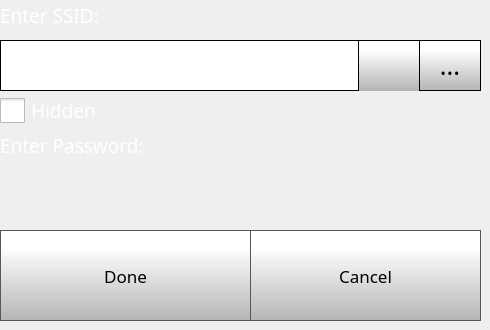
    <widget class="QWidget" name="wifiSettingsPage">
     <widget class="QComboBox" name="wifiSettingsComboBox">
      <property name="geometry">
       <rect>
        <x>0</x>
        <y>40</y>
        <width>421</width>
        <height>51</height>
       </rect>
      </property>
      <property name="font">
       <font>
        <family>Gotham</family>
        <pointsize>20</pointsize>
       </font>
      </property>
      <property name="styleSheet">
       <string notr="true"> QScrollBar:vertical {
     border: 1px solid black;
border-radius: 5px;
    background-color: rgb(40,40,40);
     width: 60px;
     margin: 67px 0 67px 0;
 }

/* Sets up the color and height of handle */
QScrollBar::handle:vertical {
border-radius: 5px;
background: qlineargradient(spread:pad, x1:0, y1:1, x2:0, y2:0.188, stop:0 rgba(180, 180, 180, 255), stop:1 rgba(255, 255, 255, 255));
min-height: 7px;
}


QScrollBar::add-line:vertical {
     border: 1px solid black;
background: qlineargradient(spread:pad, x1:0, y1:1, x2:0, y2:0.188, stop:0 rgba(180, 180, 180, 255), stop:1 rgba(255, 255, 255, 255));
     height:65px;
border-radius: 5px;
     subcontrol-position: bottom;
     subcontrol-origin: margin;
 }

 QScrollBar::sub-line:vertical {
     border: 1px solid black;
background: qlineargradient(spread:pad, x1:0, y1:1, x2:0, y2:0.188, stop:0 rgba(180, 180, 180, 255), stop:1 rgba(255, 255, 255, 255));
     height: 65px;
border-radius: 5px;
     subcontrol-position: top;
     subcontrol-origin: margin;
 }

QScrollBar::up-arrow:vertical {
 image: url(./templates/img/arrows.png);
    width: 40px;
    height: 40px;
 padding: 5px;
 }
QScrollBar::down-arrow:vertical {
 image: url(./templates/img/arrows-5.png);
    width: 40px;
    height: 40px;
 padding: 5px;
 }

/* need this to get rid of crosshatching on scrollbar background */
QScrollBar::add-page:vertical, QScrollBar::sub-page:vertical {
background: none;
}

QComboBox {
border: 1px solid black;
    padding: 0px 18px 0px 3px;
    min-width: 6em;

}

QComboBox::item {
	color: rgb(255, 255, 255);
}

QComboBox:editable {
    background: white;
}

QComboBox:!editable, QComboBox::drop-down:editable {
background: white;
}

/* QComboBox gets the &quot;on&quot; state when the popup is open */
QComboBox:!editable:on, QComboBox::drop-down:editable:on {
background: white;
}


QComboBox::drop-down {
border-left: 1px solid black;
border-right: 1px solid black;
	background-color: qlineargradient(spread:pad, x1:0, y1:1, x2:0, y2:0.188, stop:0 rgba(180, 180, 180, 255), stop:1 rgba(255, 255, 255, 255));
    width: 60px;
     height: 50px;

}

QComboBox::down-arrow {

image: url(./templates/img/arrows-5.png);
width: 30px;
height: 30px;

}


QComboBox QAbstractItemView {
    selection-background-color: rgb(40, 40, 40);
    background: white;
}</string>
      </property>
      <property name="editable">
       <bool>false</bool>
      </property>
      <property name="maxVisibleItems">
       <number>8</number>
      </property>
      <property name="iconSize">
       <size>
        <width>30</width>
        <height>30</height>
       </size>
      </property>
     </widget>
     <widget class="QLabel" name="ssidlabel">
      <property name="geometry">
       <rect>
        <x>0</x>
        <y>0</y>
        <width>461</width>
        <height>31</height>
       </rect>
      </property>
      <property name="font">
       <font>
        <family>Gotham Light</family>
        <pointsize>14</pointsize>
        <weight>50</weight>
        <bold>false</bold>
       </font>
      </property>
      <property name="styleSheet">
       <string notr="true">color: rgb(255, 255, 255);</string>
      </property>
      <property name="text">
       <string>Enter SSID:</string>
      </property>
     </widget>
     <widget class="QLabel" name="passwordlabel">
      <property name="geometry">
       <rect>
        <x>0</x>
        <y>130</y>
        <width>461</width>
        <height>31</height>
       </rect>
      </property>
      <property name="font">
       <font>
        <family>Gotham Light</family>
        <pointsize>14</pointsize>
        <weight>50</weight>
        <bold>false</bold>
       </font>
      </property>
      <property name="styleSheet">
       <string notr="true">color: rgb(255, 255, 255);</string>
      </property>
      <property name="text">
       <string>Enter Password:</string>
      </property>
     </widget>
     <widget class="QPushButton" name="wifiSettingsDoneButton">
      <property name="geometry">
       <rect>
        <x>0</x>
        <y>230</y>
        <width>251</width>
        <height>91</height>
       </rect>
      </property>
      <property name="font">
       <font>
        <family>Gotham</family>
        <pointsize>13</pointsize>
       </font>
      </property>
      <property name="styleSheet">
       <string notr="true">QPushButton {
     border: 1px solid rgb(87, 87, 87);
	background-color: qlineargradient(spread:pad, x1:0, y1:1, x2:0, y2:0.188, stop:0 rgba(180, 180, 180, 255), stop:1 rgba(255, 255, 255, 255));


}

QPushButton:pressed {
    background-color: qlineargradient(x1: 0, y1: 0, x2: 0, y2: 1,
                                      stop: 0 #dadbde, stop: 1 #f6f7fa);
}

QPushButton:flat {
    border: none; /* no border for a flat push button */
}

QPushButton:default {
    border-color: navy; /* make the default button prominent */
}

QPushButton:focus {
	outline: none;
}</string>
      </property>
      <property name="text">
       <string>Done</string>
      </property>
      <property name="iconSize">
       <size>
        <width>40</width>
        <height>40</height>
       </size>
      </property>
     </widget>
     <widget class="QPushButton" name="wifiSettingsCancelButton">
      <property name="geometry">
       <rect>
        <x>250</x>
        <y>230</y>
        <width>231</width>
        <height>91</height>
       </rect>
      </property>
      <property name="font">
       <font>
        <family>Gotham</family>
        <pointsize>13</pointsize>
       </font>
      </property>
      <property name="styleSheet">
       <string notr="true">QPushButton {
     border: 1px solid rgb(87, 87, 87);
	background-color: qlineargradient(spread:pad, x1:0, y1:1, x2:0, y2:0.188, stop:0 rgba(180, 180, 180, 255), stop:1 rgba(255, 255, 255, 255));


}

QPushButton:pressed {
    background-color: qlineargradient(x1: 0, y1: 0, x2: 0, y2: 1,
                                      stop: 0 #dadbde, stop: 1 #f6f7fa);
}

QPushButton:flat {
    border: none; /* no border for a flat push button */
}

QPushButton:default {
    border-color: navy; /* make the default button prominent */
}

QPushButton:focus {
	outline: none;
}</string>
      </property>
      <property name="text">
       <string>Cancel</string>
      </property>
      <property name="iconSize">
       <size>
        <width>40</width>
        <height>40</height>
       </size>
      </property>
     </widget>
     <widget class="QPushButton" name="wifiSettingsSSIDKeyboardButton">
      <property name="geometry">
       <rect>
        <x>419</x>
        <y>40</y>
        <width>62</width>
        <height>51</height>
       </rect>
      </property>
      <property name="font">
       <font>
        <family>Gotham</family>
        <pointsize>19</pointsize>
       </font>
      </property>
      <property name="styleSheet">
       <string notr="true">QPushButton {
     border: 1px solid rgb(0, 0, 0);
	background-color: qlineargradient(spread:pad, x1:0, y1:1, x2:0, y2:0.188, stop:0 rgba(180, 180, 180, 255), stop:1 rgba(255, 255, 255, 255));


}

QPushButton:pressed {
    background-color: qlineargradient(x1: 0, y1: 0, x2: 0, y2: 1,
                                      stop: 0 #dadbde, stop: 1 #f6f7fa);
}

QPushButton:flat {
    border: none; /* no border for a flat push button */
}

QPushButton:default {
    border-color: navy; /* make the default button prominent */
}

QPushButton:focus {
	outline: none;
}</string>
      </property>
      <property name="text">
       <string>...</string>
      </property>
      <property name="iconSize">
       <size>
        <width>40</width>
        <height>40</height>
       </size>
      </property>
     </widget>
     <widget class="QCheckBox" name="hiddenCheckBox">
      <property name="geometry">
       <rect>
        <x>0</x>
        <y>90</y>
        <width>161</width>
        <height>41</height>
       </rect>
      </property>
      <property name="font">
       <font>
        <family>Gotham</family>
        <pointsize>14</pointsize>
       </font>
      </property>
      <property name="styleSheet">
       <string notr="true">QCheckBox {
	color: rgb(255, 255, 255);
}

QCheckBox::indicator {
    width: 25px;
    height: 25px;
}

QCheckBox::indicator:checked {
    image: url(./templates/img/check-box.png);
}
QCheckBox::indicator:unchecked {
    image: url(./templates/img/blank-check-box.png);
}



</string>
      </property>
      <property name="text">
       <string>Hidden </string>
      </property>
      <property name="iconSize">
       <size>
        <width>40</width>
        <height>40</height>
       </size>
      </property>
      <property name="checked">
       <bool>false</bool>
      </property>
     </widget>
     <zorder>wifiSettingsComboBox</zorder>
     <zorder>ssidlabel</zorder>
     <zorder>passwordlabel</zorder>
     <zorder>wifiSettingsSSIDKeyboardButton</zorder>
     <zorder>wifiSettingsCancelButton</zorder>
     <zorder>wifiSettingsDoneButton</zorder>
     <zorder>hiddenCheckBox</zorder>
    </widget>
